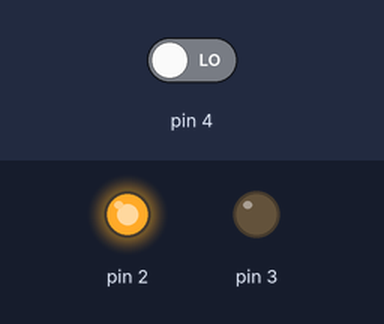
A sketch run on a simulated Arduino Uno, built with avr-gcc and run on an emulated ATmega328P. Parts: output pins drawn as LEDs (lit = HIGH). The test bench sets the inputs (shaded band); at power-on: pin 4 LOW.

Above: at 1.2 s.
1.3 s: pin 4 driven HIGH
At 2.5 s:
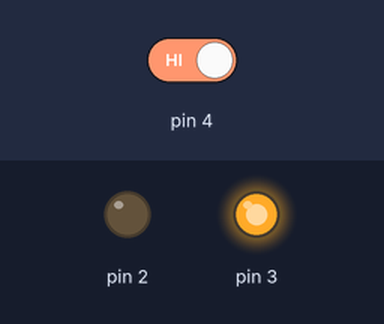
2.8 s: pin 4 driven LOW
At 3.7 s:
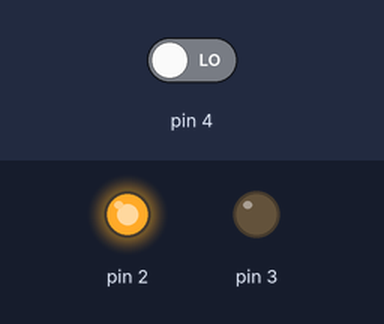
Timing chart, 0 to 5.8 s (numbered marks = the images above; inputs shaded):
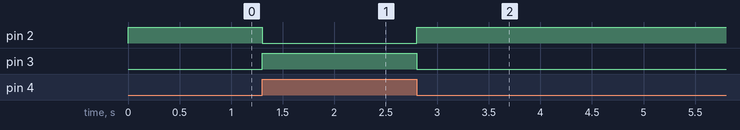

Measured:
- after the input at 1.3 s, pin 2: HIGH → LOW at once; pin 3: LOW → HIGH at once
- after the input at 2.8 s, pin 2: LOW → HIGH at once; pin 3: HIGH → LOW at once

The sketch:

Versuch3_ExterneLEDTaster.ino
```cpp
//Versuch 3 - externe LEDs per Tasterdruck Schalten
int taster = 0;                   // Variable Taster eingeführt und gleich null gesetzt.
//Hier wird gespeichert, ob der Taster gedrückt (HIGH) oder nicht (LOW) ist

void setup() {
  // Setze Pin Digitalpin 2 und 3 als Output.
  pinMode(2, OUTPUT);
  pinMode(3, OUTPUT);
  pinMode(4, INPUT);
}

void loop() {
  taster=digitalRead(4);           // Lesen des Statuses am PIN 4 (HIGH = 5V, LOW = 0V)
  if (taster == HIGH)              // Wenn Taster gedrückt, dann {....}
    {
      digitalWrite(3, HIGH);       // Schalte Spannung an PIN 3 ein, Grüne LED wenn Taster gedrückt
      digitalWrite(2,LOW);         // Schalte Spannung an PIN 2 aus
     }
  else                             // Wenn Taster nicht gedrückt, dann {...}
    {
      digitalWrite(2,HIGH);        // Schalte Spannung an PIN 2 ein, Rote LED immer an, außer wenn Taster gedrückt.
      digitalWrite(3,LOW);         // Schalte Spannung an PIN 3 aus
    }
  }                                // Ende Loop-Funktion
```
